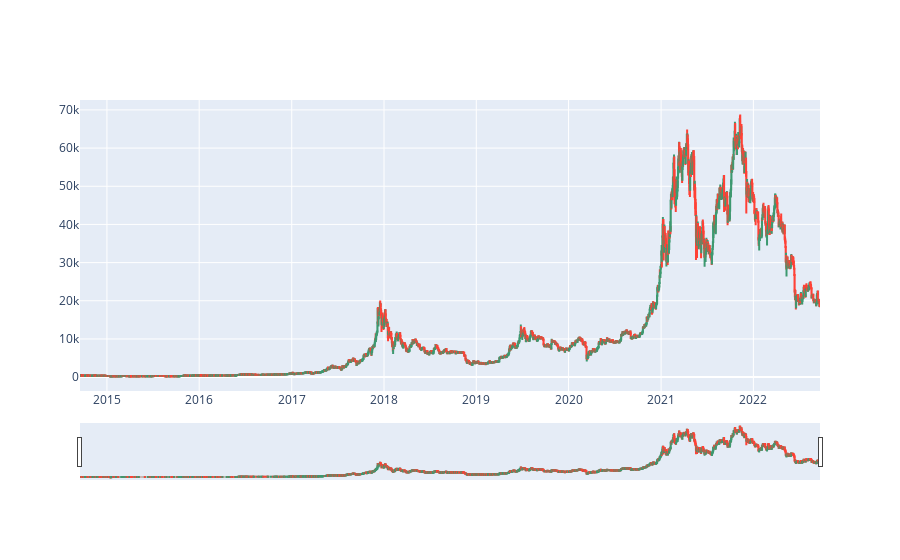

The cell this chart's notebook holds for it:
### Code cell
fig = go.Figure()

fig.add_trace(go.Candlestick(x=df_btc.Date,
                open=df_btc['Open'],
                high=df_btc['High'],
                low=df_btc['Low'],
                close=df_btc['Close'], 
                name = 'Datas Bitcoin'))

### Figure 1 — Plotly figure (JSON) as saved in the notebook; plotly's stock layout.template omitted (floating-point values rounded to 4 significant figures; data arrays with more than 128 entries replaced by an {"elided": "..."} marker saying what was removed)
{"data": [{"close": {"elided": "2927 float values"}, "high": {"elided": "2927 float values"}, "low": {"elided": "2927 float values"}, "name": "Datas Bitcoin", "open": {"elided": "2927 float values"}, "type": "candlestick", "x": {"elided": "2927 str values"}}], "layout": {}}
